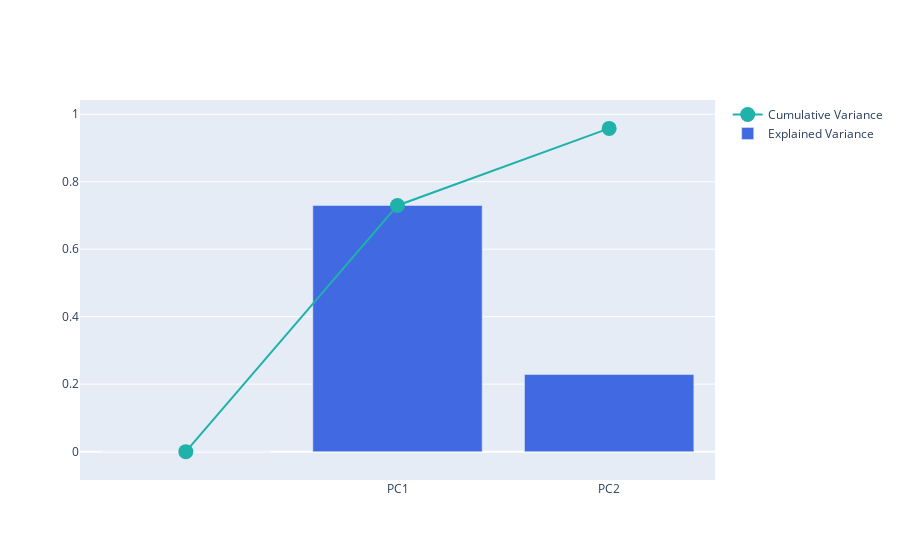

Source (notebook cell):
### Code cell
# Plot cumulative variance and explained variance
fig2 = go.Figure()
fig2.add_trace(go.Scatter(x=df_explained_variance['PC'], y=df_explained_variance['Cumulative Variance'], 
                          marker=dict(size=15, color="LightSeaGreen"), name="Cumulative Variance"))
fig2.add_trace(go.Bar(x=df_explained_variance['PC'], y=df_explained_variance['Explained Variance'], 
                      marker=dict(color="RoyalBlue"), name="Explained Variance"))
fig2.show()

### Figure 1 — Plotly figure (JSON) as saved in the notebook; plotly's stock layout.template omitted (floating-point values rounded to 4 significant figures)
{"data": [{"marker": {"color": "LightSeaGreen", "size": 15}, "name": "Cumulative Variance", "type": "scatter", "x": ["", "PC1", "PC2"], "y": [0, 0.7296, 0.9581]}, {"marker": {"color": "RoyalBlue"}, "name": "Explained Variance", "type": "bar", "x": ["", "PC1", "PC2"], "y": [0, 0.7296, 0.2285]}], "layout": {}}
